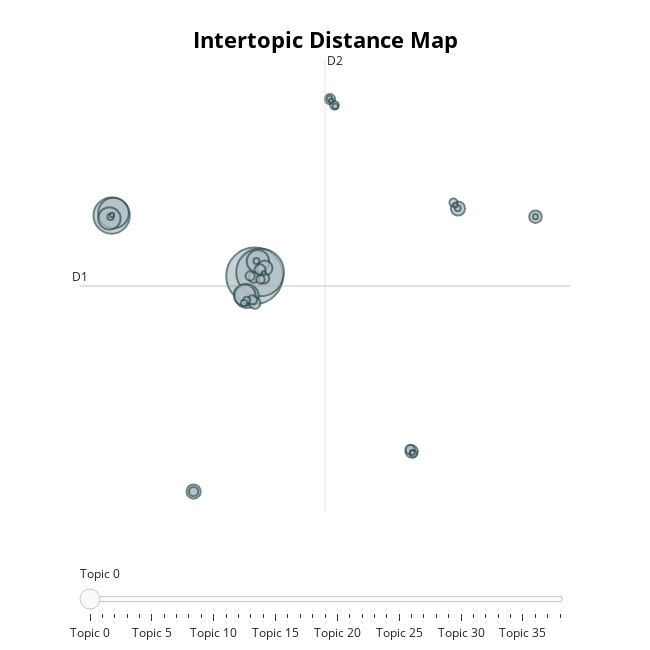

This figure's notebook cell:
### Markdown cell above
The above bar chart shows the 10 topic clusters (from BERTopic) with the highest average default rates.

- **"Business financing"**, **"paying bills"**, and **"home improvement"** themes appear consistently across the riskiest clusters.
- Narratives mentioning **medical bills**, **moving expenses**, or **school-related reasons** also show high risk — suggesting potential financial instability.
- Each topic is labeled by its top 3 keywords, making it easier to interpret borrower intent.

This plot highlights the value of unsupervised topic modeling for uncovering hidden patterns in borrower motivations and linking them to financial risk.

### Code cell
# 2D visuailization
topic_model.visualize_topics()

### Figure 1 — Plotly figure (JSON) as saved in the notebook; plotly's stock layout.template omitted (floating-point values rounded to 4 significant figures)
{"data": [{"customdata": [[0, "consolidationbr | debt | consolidate | consolidation | credit", 2133], [1, "loan | my | to | this | the", 1521], [2, "cardsbr | off | pay | credit | high", 876], [3, "pay | credit | off | cards | want", 624], [4, "loan | for | home | the | car", 376], [5, "funds | use | my | plan | to", 338], [6, "consolidate | to | pay | credit | off", 334], [7, "business | the | in | for | and", 315], [8, "refinance | refinancingbr | card | credit | refinancing", 153], [9, "medical | surgery | insurance | not | for", 134], [10, "wedding | our | for | the | we", 133], [11, "pool | poolbr | swimming | inground | we", 104], [12, "home | improvementbr | improvementsbr | improvement | house", 101], [13, "moving | apartment | move | need | deposit", 90], [14, "added | on | have | my | for", 81], [15, "never | late | payment | have | missed", 75], [16, "thank | thanksbr | youbr | you | email", 70], [17, "billsbr | bill | consolidate | consolidationbr | bills", 70], [18, "medical | billsbr | consolidation | hospital | bills", 57], [19, "kitchen | bathroom | remodel | remodeling | bathroombr", 57], [20, "consolidationbr | debit | dept | consolidation | consolidatebr", 57], [21, "land | property | funds | in | for", 55], [22, "car | purchase | truck | vehiclebr | buy", 50], [23, "irs | 401k | tax | taxes | the", 48], [24, "vacation | vacationbr | family | take | see", 42], [25, "roof | new | roofbr | replace | need", 35], [26, "her | she | school | tuition | attend", 33], [27, "boat | boatbr | purchase | motor | we", 29], [28, "taxesbr | taxes | taxesbrbr | tax | irs", 26], [29, "ring | engagement | girlfriend | an | wedding", 25], [30, "same | job | for | company | worked", 24], [31, "repairsbr | car | auto | repair | carbr", 22], [32, "motorcycle | davidson | harley | miles | bike", 20], [33, "fence | patio | wooden | yard | water", 18], [34, "unit | air | panel | there | conditioning", 17], [35, "together | wedding | our | weddingbr | fianceacute", 14], [36, "trailerbr | carbr | motorbr | atvbr | chev", 13], [37, "citi | capital | discover | bank | citibank", 13], [38, "lc | original | with | loan | 2nd", 11]], "hovertemplate": "<b>Topic %{customdata[0]}</b><br>%{customdata[1]}<br>Size: %{customdata[2]}", "legendgroup": "", "marker": {"color": "#B0BEC5", "line": {"color": "DarkSlateGrey", "width": 2}, "size": [2133, 1521, 876, 624, 376, 338, 334, 315, 153, 134, 133, 104, 101, 90, 81, 75, 70, 70, 57, 57, 57, 55, 50, 48, 42, 35, 33, 29, 26, 25, 24, 22, 20, 18, 17, 14, 13, 13, 11], "sizemode": "area", "sizeref": 1.333, "symbol": "circle"}, "mode": "markers", "name": "", "orientation": "v", "showlegend": false, "type": "scatter", "x": [-4.525, -4.027, -17.23, -17.06, -5.202, -4.219, -17.43, -5.396, -3.606, -9.944, 13.57, 20.46, 9.453, -4.508, -4.034, -3.679, 2.188, -4.597, -9.943, 9.316, -4.915, -4.7, 2.591, -3.996, 13.17, 9.606, -5.223, -5.454, -17.33, 13.55, -4.355, 2.139, 2.659, 20.46, 9.515, 13.35, 2.297, -17.19, -3.693], "xaxis": "x", "y": [5.324, 5.554, 9.374, 9.54, 3.968, 6.302, 9.175, 4.032, 5.854, -9.144, 9.841, 9.294, -6.456, 3.504, 5.731, 5.161, 17.17, 5.207, -9.143, -6.319, 5.323, 3.724, 16.77, 5.089, 10.25, -6.609, 3.686, 3.507, 9.277, 9.86, 6.317, 17.22, 16.7, 9.294, -6.519, 10.06, 17.07, 9.411, 5.516], "yaxis": "y"}], "layout": {"annotations": [{"showarrow": false, "text": "D1", "x": -20.04, "y": 4.646, "yshift": 10}, {"showarrow": false, "text": "D2", "x": 1.745, "xshift": 10, "y": 19.81}], "height": 650, "hoverlabel": {"bgcolor": "white", "font": {"family": "Rockwell", "size": 16}}, "legend": {"itemsizing": "constant", "tracegroupgap": 0}, "margin": {"t": 60}, "shapes": [{"line": {"color": "#CFD8DC", "width": 2}, "type": "line", "x0": 1.745, "x1": 1.745, "y0": -10.52, "y1": 19.81}, {"line": {"color": "#9E9E9E", "width": 2}, "type": "line", "x0": -20.04, "x1": 23.53, "y0": 4.646, "y1": 4.646}], "sliders": [{"active": 0, "pad": {"t": 50}, "steps": [{"args": [{"marker.color": [["red", "#B0BEC5", "#B0BEC5", "#B0BEC5", "#B0BEC5", "#B0BEC5", "#B0BEC5", "#B0BEC5", "#B0BEC5", "#B0BEC5", "#B0BEC5", "#B0BEC5", "#B0BEC5", "#B0BEC5", "#B0BEC5", "#B0BEC5", "#B0BEC5", "#B0BEC5", "#B0BEC5", "#B0BEC5", "#B0BEC5", "#B0BEC5", "#B0BEC5", "#B0BEC5", "#B0BEC5", "#B0BEC5", "#B0BEC5", "#B0BEC5", "#B0BEC5", "#B0BEC5", "#B0BEC5", "#B0BEC5", "#B0BEC5", "#B0BEC5", "#B0BEC5", "#B0BEC5", "#B0BEC5", "#B0BEC5", "#B0BEC5"]]}], "label": "Topic 0", "method": "update"}, {"args": [{"marker.color": [["#B0BEC5", "red", "#B0BEC5", "#B0BEC5", "#B0BEC5", "#B0BEC5", "#B0BEC5", "#B0BEC5", "#B0BEC5", "#B0BEC5", "#B0BEC5", "#B0BEC5", "#B0BEC5", "#B0BEC5", "#B0BEC5", "#B0BEC5", "#B0BEC5", "#B0BEC5", "#B0BEC5", "#B0BEC5", "#B0BEC5", "#B0BEC5", "#B0BEC5", "#B0BEC5", "#B0BEC5", "#B0BEC5", "#B0BEC5", "#B0BEC5", "#B0BEC5", "#B0BEC5", "#B0BEC5", "#B0BEC5", "#B0BEC5", "#B0BEC5", "#B0BEC5", "#B0BEC5", "#B0BEC5", "#B0BEC5", "#B0BEC5"]]}], "label": "Topic 1", "method": "update"}, {"args": [{"marker.color": [["#B0BEC5", "#B0BEC5", "red", "#B0BEC5", "#B0BEC5", "#B0BEC5", "#B0BEC5", "#B0BEC5", "#B0BEC5", "#B0BEC5", "#B0BEC5", "#B0BEC5", "#B0BEC5", "#B0BEC5", "#B0BEC5", "#B0BEC5", "#B0BEC5", "#B0BEC5", "#B0BEC5", "#B0BEC5", "#B0BEC5", "#B0BEC5", "#B0BEC5", "#B0BEC5", "#B0BEC5", "#B0BEC5", "#B0BEC5", "#B0BEC5", "#B0BEC5", "#B0BEC5", "#B0BEC5", "#B0BEC5", "#B0BEC5", "#B0BEC5", "#B0BEC5", "#B0BEC5", "#B0BEC5", "#B0BEC5", "#B0BEC5"]]}], "label": "Topic 2", "method": "update"}, {"args": [{"marker.color": [["#B0BEC5", "#B0BEC5", "#B0BEC5", "red", "#B0BEC5", "#B0BEC5", "#B0BEC5", "#B0BEC5", "#B0BEC5", "#B0BEC5", "#B0BEC5", "#B0BEC5", "#B0BEC5", "#B0BEC5", "#B0BEC5", "#B0BEC5", "#B0BEC5", "#B0BEC5", "#B0BEC5", "#B0BEC5", "#B0BEC5", "#B0BEC5", "#B0BEC5", "#B0BEC5", "#B0BEC5", "#B0BEC5", "#B0BEC5", "#B0BEC5", "#B0BEC5", "#B0BEC5", "#B0BEC5", "#B0BEC5", "#B0BEC5", "#B0BEC5", "#B0BEC5", "#B0BEC5", "#B0BEC5", "#B0BEC5", "#B0BEC5"]]}], "label": "Topic 3", "method": "update"}, {"args": [{"marker.color": [["#B0BEC5", "#B0BEC5", "#B0BEC5", "#B0BEC5", "red", "#B0BEC5", "#B0BEC5", "#B0BEC5", "#B0BEC5", "#B0BEC5", "#B0BEC5", "#B0BEC5", "#B0BEC5", "#B0BEC5", "#B0BEC5", "#B0BEC5", "#B0BEC5", "#B0BEC5", "#B0BEC5", "#B0BEC5", "#B0BEC5", "#B0BEC5", "#B0BEC5", "#B0BEC5", "#B0BEC5", "#B0BEC5", "#B0BEC5", "#B0BEC5", "#B0BEC5", "#B0BEC5", "#B0BEC5", "#B0BEC5", "#B0BEC5", "#B0BEC5", "#B0BEC5", "#B0BEC5", "#B0BEC5", "#B0BEC5", "#B0BEC5"]]}], "label": "Topic 4", "method": "update"}, {"args": [{"marker.color": [["#B0BEC5", "#B0BEC5", "#B0BEC5", "#B0BEC5", "#B0BEC5", "red", "#B0BEC5", "#B0BEC5", "#B0BEC5", "#B0BEC5", "#B0BEC5", "#B0BEC5", "#B0BEC5", "#B0BEC5", "#B0BEC5", "#B0BEC5", "#B0BEC5", "#B0BEC5", "#B0BEC5", "#B0BEC5", "#B0BEC5", "#B0BEC5", "#B0BEC5", "#B0BEC5", "#B0BEC5", "#B0BEC5", "#B0BEC5", "#B0BEC5", "#B0BEC5", "#B0BEC5", "#B0BEC5", "#B0BEC5", "#B0BEC5", "#B0BEC5", "#B0BEC5", "#B0BEC5", "#B0BEC5", "#B0BEC5", "#B0BEC5"]]}], "label": "Topic 5", "method": "update"}, {"args": [{"marker.color": [["#B0BEC5", "#B0BEC5", "#B0BEC5", "#B0BEC5", "#B0BEC5", "#B0BEC5", "red", "#B0BEC5", "#B0BEC5", "#B0BEC5", "#B0BEC5", "#B0BEC5", "#B0BEC5", "#B0BEC5", "#B0BEC5", "#B0BEC5", "#B0BEC5", "#B0BEC5", "#B0BEC5", "#B0BEC5", "#B0BEC5", "#B0BEC5", "#B0BEC5", "#B0BEC5", "#B0BEC5", "#B0BEC5", "#B0BEC5", "#B0BEC5", "#B0BEC5", "#B0BEC5", "#B0BEC5", "#B0BEC5", "#B0BEC5", "#B0BEC5", "#B0BEC5", "#B0BEC5", "#B0BEC5", "#B0BEC5", "#B0BEC5"]]}], "label": "Topic 6", "method": "update"}, {"args": [{"marker.color": [["#B0BEC5", "#B0BEC5", "#B0BEC5", "#B0BEC5", "#B0BEC5", "#B0BEC5", "#B0BEC5", "red", "#B0BEC5", "#B0BEC5", "#B0BEC5", "#B0BEC5", "#B0BEC5", "#B0BEC5", "#B0BEC5", "#B0BEC5", "#B0BEC5", "#B0BEC5", "#B0BEC5", "#B0BEC5", "#B0BEC5", "#B0BEC5", "#B0BEC5", "#B0BEC5", "#B0BEC5", "#B0BEC5", "#B0BEC5", "#B0BEC5", "#B0BEC5", "#B0BEC5", "#B0BEC5", "#B0BEC5", "#B0BEC5", "#B0BEC5", "#B0BEC5", "#B0BEC5", "#B0BEC5", "#B0BEC5", "#B0BEC5"]]}], "label": "Topic 7", "method": "update"}, {"args": [{"marker.color": [["#B0BEC5", "#B0BEC5", "#B0BEC5", "#B0BEC5", "#B0BEC5", "#B0BEC5", "#B0BEC5", "#B0BEC5", "red", "#B0BEC5", "#B0BEC5", "#B0BEC5", "#B0BEC5", "#B0BEC5", "#B0BEC5", "#B0BEC5", "#B0BEC5", "#B0BEC5", "#B0BEC5", "#B0BEC5", "#B0BEC5", "#B0BEC5", "#B0BEC5", "#B0BEC5", "#B0BEC5", "#B0BEC5", "#B0BEC5", "#B0BEC5", "#B0BEC5", "#B0BEC5", "#B0BEC5", "#B0BEC5", "#B0BEC5", "#B0BEC5", "#B0BEC5", "#B0BEC5", "#B0BEC5", "#B0BEC5", "#B0BEC5"]]}], "label": "Topic 8", "method": "update"}, {"args": [{"marker.color": [["#B0BEC5", "#B0BEC5", "#B0BEC5", "#B0BEC5", "#B0BEC5", "#B0BEC5", "#B0BEC5", "#B0BEC5", "#B0BEC5", "red", "#B0BEC5", "#B0BEC5", "#B0BEC5", "#B0BEC5", "#B0BEC5", "#B0BEC5", "#B0BEC5", "#B0BEC5", "#B0BEC5", "#B0BEC5", "#B0BEC5", "#B0BEC5", "#B0BEC5", "#B0BEC5", "#B0BEC5", "#B0BEC5", "#B0BEC5", "#B0BEC5", "#B0BEC5", "#B0BEC5", "#B0BEC5", "#B0BEC5", "#B0BEC5", "#B0BEC5", "#B0BEC5", "#B0BEC5", "#B0BEC5", "#B0BEC5", "#B0BEC5"]]}], "label": "Topic 9", "method": "update"}, {"args": [{"marker.color": [["#B0BEC5", "#B0BEC5", "#B0BEC5", "#B0BEC5", "#B0BEC5", "#B0BEC5", "#B0BEC5", "#B0BEC5", "#B0BEC5", "#B0BEC5", "red", "#B0BEC5", "#B0BEC5", "#B0BEC5", "#B0BEC5", "#B0BEC5", "#B0BEC5", "#B0BEC5", "#B0BEC5", "#B0BEC5", "#B0BEC5", "#B0BEC5", "#B0BEC5", "#B0BEC5", "#B0BEC5", "#B0BEC5", "#B0BEC5", "#B0BEC5", "#B0BEC5", "#B0BEC5", "#B0BEC5", "#B0BEC5", "#B0BEC5", "#B0BEC5", "#B0BEC5", "#B0BEC5", "#B0BEC5", "#B0BEC5", "#B0BEC5"]]}], "label": "Topic 10", "method": "update"}, {"args": [{"marker.color": [["#B0BEC5", "#B0BEC5", "#B0BEC5", "#B0BEC5", "#B0BEC5", "#B0BEC5", "#B0BEC5", "#B0BEC5", "#B0BEC5", "#B0BEC5", "#B0BEC5", "red", "#B0BEC5", "#B0BEC5", "#B0BEC5", "#B0BEC5", "#B0BEC5", "#B0BEC5", "#B0BEC5", "#B0BEC5", "#B0BEC5", "#B0BEC5", "#B0BEC5", "#B0BEC5", "#B0BEC5", "#B0BEC5", "#B0BEC5", "#B0BEC5", "#B0BEC5", "#B0BEC5", "#B0BEC5", "#B0BEC5", "#B0BEC5", "#B0BEC5", "#B0BEC5", "#B0BEC5", "#B0BEC5", "#B0BEC5", "#B0BEC5"]]}], "label": "Topic 11", "method": "update"}, {"args": [{"marker.color": [["#B0BEC5", "#B0BEC5", "#B0BEC5", "#B0BEC5", "#B0BEC5", "#B0BEC5", "#B0BEC5", "#B0BEC5", "#B0BEC5", "#B0BEC5", "#B0BEC5", "#B0BEC5", "red", "#B0BEC5", "#B0BEC5", "#B0BEC5", "#B0BEC5", "#B0BEC5", "#B0BEC5", "#B0BEC5", "#B0BEC5", "#B0BEC5", "#B0BEC5", "#B0BEC5", "#B0BEC5", "#B0BEC5", "#B0BEC5", "#B0BEC5", "#B0BEC5", "#B0BEC5", "#B0BEC5", "#B0BEC5", "#B0BEC5", "#B0BEC5", "#B0BEC5", "#B0BEC5", "#B0BEC5", "#B0BEC5", "#B0BEC5"]]}], "label": "Topic 12", "method": "update"}, {"args": [{"marker.color": [["#B0BEC5", "#B0BEC5", "#B0BEC5", "#B0BEC5", "#B0BEC5", "#B0BEC5", "#B0BEC5", "#B0BEC5", "#B0BEC5", "#B0BEC5", "#B0BEC5", "#B0BEC5", "#B0BEC5", "red", "#B0BEC5", "#B0BEC5", "#B0BEC5", "#B0BEC5", "#B0BEC5", "#B0BEC5", "#B0BEC5", "#B0BEC5", "#B0BEC5", "#B0BEC5", "#B0BEC5", "#B0BEC5", "#B0BEC5", "#B0BEC5", "#B0BEC5", "#B0BEC5", "#B0BEC5", "#B0BEC5", "#B0BEC5", "#B0BEC5", "#B0BEC5", "#B0BEC5", "#B0BEC5", "#B0BEC5", "#B0BEC5"]]}], "label": "Topic 13", "method": "update"}, {"args": [{"marker.color": [["#B0BEC5", "#B0BEC5", "#B0BEC5", "#B0BEC5", "#B0BEC5", "#B0BEC5", "#B0BEC5", "#B0BEC5", "#B0BEC5", "#B0BEC5", "#B0BEC5", "#B0BEC5", "#B0BEC5", "#B0BEC5", "red", "#B0BEC5", "#B0BEC5", "#B0BEC5", "#B0BEC5", "#B0BEC5", "#B0BEC5", "#B0BEC5", "#B0BEC5", "#B0BEC5", "#B0BEC5", "#B0BEC5", "#B0BEC5", "#B0BEC5", "#B0BEC5", "#B0BEC5", "#B0BEC5", "#B0BEC5", "#B0BEC5", "#B0BEC5", "#B0BEC5", "#B0BEC5", "#B0BEC5", "#B0BEC5", "#B0BEC5"]]}], "label": "Topic 14", "method": "update"}, {"args": [{"marker.color": [["#B0BEC5", "#B0BEC5", "#B0BEC5", "#B0BEC5", "#B0BEC5", "#B0BEC5", "#B0BEC5", "#B0BEC5", "#B0BEC5", "#B0BEC5", "#B0BEC5", "#B0BEC5", "#B0BEC5", "#B0BEC5", "#B0BEC5", "red", "#B0BEC5", "#B0BEC5", "#B0BEC5", "#B0BEC5", "#B0BEC5", "#B0BEC5", "#B0BEC5", "#B0BEC5", "#B0BEC5", "#B0BEC5", "#B0BEC5", "#B0BEC5", "#B0BEC5", "#B0BEC5", "#B0BEC5", "#B0BEC5", "#B0BEC5", "#B0BEC5", "#B0BEC5", "#B0BEC5", "#B0BEC5", "#B0BEC5", "#B0BEC5"]]}], "label": "Topic 15", "method": "update"}, {"args": [{"marker.color": [["#B0BEC5", "#B0BEC5", "#B0BEC5", "#B0BEC5", "#B0BEC5", "#B0BEC5", "#B0BEC5", "#B0BEC5", "#B0BEC5", "#B0BEC5", "#B0BEC5", "#B0BEC5", "#B0BEC5", "#B0BEC5", "#B0BEC5", "#B0BEC5", "red", "#B0BEC5", "#B0BEC5", "#B0BEC5", "#B0BEC5", "#B0BEC5", "#B0BEC5", "#B0BEC5", "#B0BEC5", "#B0BEC5", "#B0BEC5", "#B0BEC5", "#B0BEC5", "#B0BEC5", "#B0BEC5", "#B0BEC5", "#B0BEC5", "#B0BEC5", "#B0BEC5", "#B0BEC5", "#B0BEC5", "#B0BEC5", "#B0BEC5"]]}], "label": "Topic 16", "method": "update"}, {"args": [{"marker.color": [["#B0BEC5", "#B0BEC5", "#B0BEC5", "#B0BEC5", "#B0BEC5", "#B0BEC5", "#B0BEC5", "#B0BEC5", "#B0BEC5", "#B0BEC5", "#B0BEC5", "#B0BEC5", "#B0BEC5", "#B0BEC5", "#B0BEC5", "#B0BEC5", "#B0BEC5", "red", "#B0BEC5", "#B0BEC5", "#B0BEC5", "#B0BEC5", "#B0BEC5", "#B0BEC5", "#B0BEC5", "#B0BEC5", "#B0BEC5", "#B0BEC5", "#B0BEC5", "#B0BEC5", "#B0BEC5", "#B0BEC5", "#B0BEC5", "#B0BEC5", "#B0BEC5", "#B0BEC5", "#B0BEC5", "#B0BEC5", "#B0BEC5"]]}], "label": "Topic 17", "method": "update"}, {"args": [{"marker.color": [["#B0BEC5", "#B0BEC5", "#B0BEC5", "#B0BEC5", "#B0BEC5", "#B0BEC5", "#B0BEC5", "#B0BEC5", "#B0BEC5", "#B0BEC5", "#B0BEC5", "#B0BEC5", "#B0BEC5", "#B0BEC5", "#B0BEC5", "#B0BEC5", "#B0BEC5", "#B0BEC5", "red", "#B0BEC5", "#B0BEC5", "#B0BEC5", "#B0BEC5", "#B0BEC5", "#B0BEC5", "#B0BEC5", "#B0BEC5", "#B0BEC5", "#B0BEC5", "#B0BEC5", "#B0BEC5", "#B0BEC5", "#B0BEC5", "#B0BEC5", "#B0BEC5", "#B0BEC5", "#B0BEC5", "#B0BEC5", "#B0BEC5"]]}], "label": "Topic 18", "method": "update"}, {"args": [{"marker.color": [["#B0BEC5", "#B0BEC5", "#B0BEC5", "#B0BEC5", "#B0BEC5", "#B0BEC5", "#B0BEC5", "#B0BEC5", "#B0BEC5", "#B0BEC5", "#B0BEC5", "#B0BEC5", "#B0BEC5", "#B0BEC5", "#B0BEC5", "#B0BEC5", "#B0BEC5", "#B0BEC5", "#B0BEC5", "red", "#B0BEC5", "#B0BEC5", "#B0BEC5", "#B0BEC5", "#B0BEC5", "#B0BEC5", "#B0BEC5", "#B0BEC5", "#B0BEC5", "#B0BEC5", "#B0BEC5", "#B0BEC5", "#B0BEC5", "#B0BEC5", "#B0BEC5", "#B0BEC5", "#B0BEC5", "#B0BEC5", "#B0BEC5"]]}], "label": "Topic 19", "method": "update"}, {"args": [{"marker.color": [["#B0BEC5", "#B0BEC5", "#B0BEC5", "#B0BEC5", "#B0BEC5", "#B0BEC5", "#B0BEC5", "#B0BEC5", "#B0BEC5", "#B0BEC5", "#B0BEC5", "#B0BEC5", "#B0BEC5", "#B0BEC5", "#B0BEC5", "#B0BEC5", "#B0BEC5", "#B0BEC5", "#B0BEC5", "#B0BEC5", "red", "#B0BEC5", "#B0BEC5", "#B0BEC5", "#B0BEC5", "#B0BEC5", "#B0BEC5", "#B0BEC5", "#B0BEC5", "#B0BEC5", "#B0BEC5", "#B0BEC5", "#B0BEC5", "#B0BEC5", "#B0BEC5", "#B0BEC5", "#B0BEC5", "#B0BEC5", "#B0BEC5"]]}], "label": "Topic 20", "method": "update"}, {"args": [{"marker.color": [["#B0BEC5", "#B0BEC5", "#B0BEC5", "#B0BEC5", "#B0BEC5", "#B0BEC5", "#B0BEC5", "#B0BEC5", "#B0BEC5", "#B0BEC5", "#B0BEC5", "#B0BEC5", "#B0BEC5", "#B0BEC5", "#B0BEC5", "#B0BEC5", "#B0BEC5", "#B0BEC5", "#B0BEC5", "#B0BEC5", "#B0BEC5", "red", "#B0BEC5", "#B0BEC5", "#B0BEC5", "#B0BEC5", "#B0BEC5", "#B0BEC5", "#B0BEC5", "#B0BEC5", "#B0BEC5", "#B0BEC5", "#B0BEC5", "#B0BEC5", "#B0BEC5", "#B0BEC5", "#B0BEC5", "#B0BEC5", "#B0BEC5"]]}], "label": "Topic 21", "method": "update"}, {"args": [{"marker.color": [["#B0BEC5", "#B0BEC5", "#B0BEC5", "#B0BEC5", "#B0BEC5", "#B0BEC5", "#B0BEC5", "#B0BEC5", "#B0BEC5", "#B0BEC5", "#B0BEC5", "#B0BEC5", "#B0BEC5", "#B0BEC5", "#B0BEC5", "#B0BEC5", "#B0BEC5", "#B0BEC5", "#B0BEC5", "#B0BEC5", "#B0BEC5", "#B0BEC5", "red", "#B0BEC5", "#B0BEC5", "#B0BEC5", "#B0BEC5", "#B0BEC5", "#B0BEC5", "#B0BEC5", "#B0BEC5", "#B0BEC5", "#B0BEC5", "#B0BEC5", "#B0BEC5", "#B0BEC5", "#B0BEC5", "#B0BEC5", "#B0BEC5"]]}], "label": "Topic 22", "method": "update"}, {"args": [{"marker.color": [["#B0BEC5", "#B0BEC5", "#B0BEC5", "#B0BEC5", "#B0BEC5", "#B0BEC5", "#B0BEC5", "#B0BEC5", "#B0BEC5", "#B0BEC5", "#B0BEC5", "#B0BEC5", "#B0BEC5", "#B0BEC5", "#B0BEC5", "#B0BEC5", "#B0BEC5", "#B0BEC5", "#B0BEC5", "#B0BEC5", "#B0BEC5", "#B0BEC5", "#B0BEC5", "red", "#B0BEC5", "#B0BEC5", "#B0BEC5", "#B0BEC5", "#B0BEC5", "#B0BEC5", "#B0BEC5", "#B0BEC5", "#B0BEC5", "#B0BEC5", "#B0BEC5", "#B0BEC5", "#B0BEC5", "#B0BEC5", "#B0BEC5"]]}], "label": "Topic 23", "method": "update"}, {"args": [{"marker.color": [["#B0BEC5", "#B0BEC5", "#B0BEC5", "#B0BEC5", "#B0BEC5", "#B0BEC5", "#B0BEC5", "#B0BEC5", "#B0BEC5", "#B0BEC5", "#B0BEC5", "#B0BEC5", "#B0BEC5", "#B0BEC5", "#B0BEC5", "#B0BEC5", "#B0BEC5", "#B0BEC5", "#B0BEC5", "#B0BEC5", "#B0BEC5", "#B0BEC5", "#B0BEC5", "#B0BEC5", "red", "#B0BEC5", "#B0BEC5", "#B0BEC5", "#B0BEC5", "#B0BEC5", "#B0BEC5", "#B0BEC5", "#B0BEC5", "#B0BEC5", "#B0BEC5", "#B0BEC5", "#B0BEC5", "#B0BEC5", "#B0BEC5"]]}], "label": "Topic 24", "method": "update"}, {"args": [{"marker.color": [["#B0BEC5", "#B0BEC5", "#B0BEC5", "#B0BEC5", "#B0BEC5", "#B0BEC5", "#B0BEC5", "#B0BEC5", "#B0BEC5", "#B0BEC5", "#B0BEC5", "#B0BEC5", "#B0BEC5", "#B0BEC5", "#B0BEC5", "#B0BEC5", "#B0BEC5", "#B0BEC5", "#B0BEC5", "#B0BEC5", "#B0BEC5", "#B0BEC5", "#B0BEC5", "#B0BEC5", "#B0BEC5", "red", "#B0BEC5", "#B0BEC5", "#B0BEC5", "#B0BEC5", "#B0BEC5", "#B0BEC5", "#B0BEC5", "#B0BEC5", "#B0BEC5", "#B0BEC5", "#B0BEC5", "#B0BEC5", "#B0BEC5"]]}], "label": "Topic 25", "method": "update"}, {"args": [{"marker.color": [["#B0BEC5", "#B0BEC5", "#B0BEC5", "#B0BEC5", "#B0BEC5", "#B0BEC5", "#B0BEC5", "#B0BEC5", "#B0BEC5", "#B0BEC5", "#B0BEC5", "#B0BEC5", "#B0BEC5", "#B0BEC5", "#B0BEC5", "#B0BEC5", "#B0BEC5", "#B0BEC5", "#B0BEC5", "#B0BEC5", "#B0BEC5", "#B0BEC5", "#B0BEC5", "#B0BEC5", "#B0BEC5", "#B0BEC5", "red", "#B0BEC5", "#B0BEC5", "#B0BEC5", "#B0BEC5", "#B0BEC5", "#B0BEC5", "#B0BEC5", "#B0BEC5", "#B0BEC5", "#B0BEC5", "#B0BEC5", "#B0BEC5"]]}], "label": "Topic 26", "method": "update"}, {"args": [{"marker.color": [["#B0BEC5", "#B0BEC5", "#B0BEC5", "#B0BEC5", "#B0BEC5", "#B0BEC5", "#B0BEC5", "#B0BEC5", "#B0BEC5", "#B0BEC5", "#B0BEC5", "#B0BEC5", "#B0BEC5", "#B0BEC5", "#B0BEC5", "#B0BEC5", "#B0BEC5", "#B0BEC5", "#B0BEC5", "#B0BEC5", "#B0BEC5", "#B0BEC5", "#B0BEC5", "#B0BEC5", "#B0BEC5", "#B0BEC5", "#B0BEC5", "red", "#B0BEC5", "#B0BEC5", "#B0BEC5", "#B0BEC5", "#B0BEC5", "#B0BEC5", "#B0BEC5", "#B0BEC5", "#B0BEC5", "#B0BEC5", "#B0BEC5"]]}], "label": "Topic 27", "method": "update"}, {"args": [{"marker.color": [["#B0BEC5", "#B0BEC5", "#B0BEC5", "#B0BEC5", "#B0BEC5", "#B0BEC5", "#B0BEC5", "#B0BEC5", "#B0BEC5", "#B0BEC5", "#B0BEC5", "#B0BEC5", "#B0BEC5", "#B0BEC5", "#B0BEC5", "#B0BEC5", "#B0BEC5", "#B0BEC5", "#B0BEC5", "#B0BEC5", "#B0BEC5", "#B0BEC5", "#B0BEC5", "#B0BEC5", "#B0BEC5", "#B0BEC5", "#B0BEC5", "#B0BEC5", "red", "#B0BEC5", "#B0BEC5", "#B0BEC5", "#B0BEC5", "#B0BEC5", "#B0BEC5", "#B0BEC5", "#B0BEC5", "#B0BEC5", "#B0BEC5"]]}], "label": "Topic 28", "method": "update"}, {"args": [{"marker.color": [["#B0BEC5", "#B0BEC5", "#B0BEC5", "#B0BEC5", "#B0BEC5", "#B0BEC5", "#B0BEC5", "#B0BEC5", "#B0BEC5", "#B0BEC5", "#B0BEC5", "#B0BEC5", "#B0BEC5", "#B0BEC5", "#B0BEC5", "#B0BEC5", "#B0BEC5", "#B0BEC5", "#B0BEC5", "#B0BEC5", "#B0BEC5", "#B0BEC5", "#B0BEC5", "#B0BEC5", "#B0BEC5", "#B0BEC5", "#B0BEC5", "#B0BEC5", "#B0BEC5", "red", "#B0BEC5", "#B0BEC5", "#B0BEC5", "#B0BEC5", "#B0BEC5", "#B0BEC5", "#B0BEC5", "#B0BEC5", "#B0BEC5"]]}], "label": "Topic 29", "method": "update"}, {"args": [{"marker.color": [["#B0BEC5", "#B0BEC5", "#B0BEC5", "#B0BEC5", "#B0BEC5", "#B0BEC5", "#B0BEC5", "#B0BEC5", "#B0BEC5", "#B0BEC5", "#B0BEC5", "#B0BEC5", "#B0BEC5", "#B0BEC5", "#B0BEC5", "#B0BEC5", "#B0BEC5", "#B0BEC5", "#B0BEC5", "#B0BEC5", "#B0BEC5", "#B0BEC5", "#B0BEC5", "#B0BEC5", "#B0BEC5", "#B0BEC5", "#B0BEC5", "#B0BEC5", "#B0BEC5", "#B0BEC5", "red", "#B0BEC5", "#B0BEC5", "#B0BEC5", "#B0BEC5", "#B0BEC5", "#B0BEC5", "#B0BEC5", "#B0BEC5"]]}], "label": "Topic 30", "method": "update"}, {"args": [{"marker.color": [["#B0BEC5", "#B0BEC5", "#B0BEC5", "#B0BEC5", "#B0BEC5", "#B0BEC5", "#B0BEC5", "#B0BEC5", "#B0BEC5", "#B0BEC5", "#B0BEC5", "#B0BEC5", "#B0BEC5", "#B0BEC5", "#B0BEC5", "#B0BEC5", "#B0BEC5", "#B0BEC5", "#B0BEC5", "#B0BEC5", "#B0BEC5", "#B0BEC5", "#B0BEC5", "#B0BEC5", "#B0BEC5", "#B0BEC5", "#B0BEC5", "#B0BEC5", "#B0BEC5", "#B0BEC5", "#B0BEC5", "red", "#B0BEC5", "#B0BEC5", "#B0BEC5", "#B0BEC5", "#B0BEC5", "#B0BEC5", "#B0BEC5"]]}], "label": "Topic 31", "method": "update"}, {"args": [{"marker.color": [["#B0BEC5", "#B0BEC5", "#B0BEC5", "#B0BEC5", "#B0BEC5", "#B0BEC5", "#B0BEC5", "#B0BEC5", "#B0BEC5", "#B0BEC5", "#B0BEC5", "#B0BEC5", "#B0BEC5", "#B0BEC5", "#B0BEC5", "#B0BEC5", "#B0BEC5", "#B0BEC5", "#B0BEC5", "#B0BEC5", "#B0BEC5", "#B0BEC5", "#B0BEC5", "#B0BEC5", "#B0BEC5", "#B0BEC5", "#B0BEC5", "#B0BEC5", "#B0BEC5", "#B0BEC5", "#B0BEC5", "#B0BEC5", "red", "#B0BEC5", "#B0BEC5", "#B0BEC5", "#B0BEC5", "#B0BEC5", "#B0BEC5"]]}], "label": "Topic 32", "method": "update"}, {"args": [{"marker.color": [["#B0BEC5", "#B0BEC5", "#B0BEC5", "#B0BEC5", "#B0BEC5", "#B0BEC5", "#B0BEC5", "#B0BEC5", "#B0BEC5", "#B0BEC5", "#B0BEC5", "#B0BEC5", "#B0BEC5", "#B0BEC5", "#B0BEC5", "#B0BEC5", "#B0BEC5", "#B0BEC5", "#B0BEC5", "#B0BEC5", "#B0BEC5", "#B0BEC5", "#B0BEC5", "#B0BEC5", "#B0BEC5", "#B0BEC5", "#B0BEC5", "#B0BEC5", "#B0BEC5", "#B0BEC5", "#B0BEC5", "#B0BEC5", "#B0BEC5", "red", "#B0BEC5", "#B0BEC5", "#B0BEC5", "#B0BEC5", "#B0BEC5"]]}], "label": "Topic 33", "method": "update"}, {"args": [{"marker.color": [["#B0BEC5", "#B0BEC5", "#B0BEC5", "#B0BEC5", "#B0BEC5", "#B0BEC5", "#B0BEC5", "#B0BEC5", "#B0BEC5", "#B0BEC5", "#B0BEC5", "#B0BEC5", "#B0BEC5", "#B0BEC5", "#B0BEC5", "#B0BEC5", "#B0BEC5", "#B0BEC5", "#B0BEC5", "#B0BEC5", "#B0BEC5", "#B0BEC5", "#B0BEC5", "#B0BEC5", "#B0BEC5", "#B0BEC5", "#B0BEC5", "#B0BEC5", "#B0BEC5", "#B0BEC5", "#B0BEC5", "#B0BEC5", "#B0BEC5", "#B0BEC5", "red", "#B0BEC5", "#B0BEC5", "#B0BEC5", "#B0BEC5"]]}], "label": "Topic 34", "method": "update"}, {"args": [{"marker.color": [["#B0BEC5", "#B0BEC5", "#B0BEC5", "#B0BEC5", "#B0BEC5", "#B0BEC5", "#B0BEC5", "#B0BEC5", "#B0BEC5", "#B0BEC5", "#B0BEC5", "#B0BEC5", "#B0BEC5", "#B0BEC5", "#B0BEC5", "#B0BEC5", "#B0BEC5", "#B0BEC5", "#B0BEC5", "#B0BEC5", "#B0BEC5", "#B0BEC5", "#B0BEC5", "#B0BEC5", "#B0BEC5", "#B0BEC5", "#B0BEC5", "#B0BEC5", "#B0BEC5", "#B0BEC5", "#B0BEC5", "#B0BEC5", "#B0BEC5", "#B0BEC5", "#B0BEC5", "red", "#B0BEC5", "#B0BEC5", "#B0BEC5"]]}], "label": "Topic 35", "method": "update"}, {"args": [{"marker.color": [["#B0BEC5", "#B0BEC5", "#B0BEC5", "#B0BEC5", "#B0BEC5", "#B0BEC5", "#B0BEC5", "#B0BEC5", "#B0BEC5", "#B0BEC5", "#B0BEC5", "#B0BEC5", "#B0BEC5", "#B0BEC5", "#B0BEC5", "#B0BEC5", "#B0BEC5", "#B0BEC5", "#B0BEC5", "#B0BEC5", "#B0BEC5", "#B0BEC5", "#B0BEC5", "#B0BEC5", "#B0BEC5", "#B0BEC5", "#B0BEC5", "#B0BEC5", "#B0BEC5", "#B0BEC5", "#B0BEC5", "#B0BEC5", "#B0BEC5", "#B0BEC5", "#B0BEC5", "#B0BEC5", "red", "#B0BEC5", "#B0BEC5"]]}], "label": "Topic 36", "method": "update"}, {"args": [{"marker.color": [["#B0BEC5", "#B0BEC5", "#B0BEC5", "#B0BEC5", "#B0BEC5", "#B0BEC5", "#B0BEC5", "#B0BEC5", "#B0BEC5", "#B0BEC5", "#B0BEC5", "#B0BEC5", "#B0BEC5", "#B0BEC5", "#B0BEC5", "#B0BEC5", "#B0BEC5", "#B0BEC5", "#B0BEC5", "#B0BEC5", "#B0BEC5", "#B0BEC5", "#B0BEC5", "#B0BEC5", "#B0BEC5", "#B0BEC5", "#B0BEC5", "#B0BEC5", "#B0BEC5", "#B0BEC5", "#B0BEC5", "#B0BEC5", "#B0BEC5", "#B0BEC5", "#B0BEC5", "#B0BEC5", "#B0BEC5", "red", "#B0BEC5"]]}], "label": "Topic 37", "method": "update"}, {"args": [{"marker.color": [["#B0BEC5", "#B0BEC5", "#B0BEC5", "#B0BEC5", "#B0BEC5", "#B0BEC5", "#B0BEC5", "#B0BEC5", "#B0BEC5", "#B0BEC5", "#B0BEC5", "#B0BEC5", "#B0BEC5", "#B0BEC5", "#B0BEC5", "#B0BEC5", "#B0BEC5", "#B0BEC5", "#B0BEC5", "#B0BEC5", "#B0BEC5", "#B0BEC5", "#B0BEC5", "#B0BEC5", "#B0BEC5", "#B0BEC5", "#B0BEC5", "#B0BEC5", "#B0BEC5", "#B0BEC5", "#B0BEC5", "#B0BEC5", "#B0BEC5", "#B0BEC5", "#B0BEC5", "#B0BEC5", "#B0BEC5", "#B0BEC5", "red"]]}], "label": "Topic 38", "method": "update"}]}], "title": {"font": {"color": "Black", "size": 22}, "text": "<b>Intertopic Distance Map</b>", "x": 0.5, "xanchor": "center", "y": 0.95, "yanchor": "top"}, "width": 650, "xaxis": {"anchor": "y", "domain": [0, 1], "range": [-20.04, 23.53], "title": {"text": ""}, "visible": false}, "yaxis": {"anchor": "x", "domain": [0, 1], "range": [-10.52, 19.81], "title": {"text": ""}, "visible": false}}}
